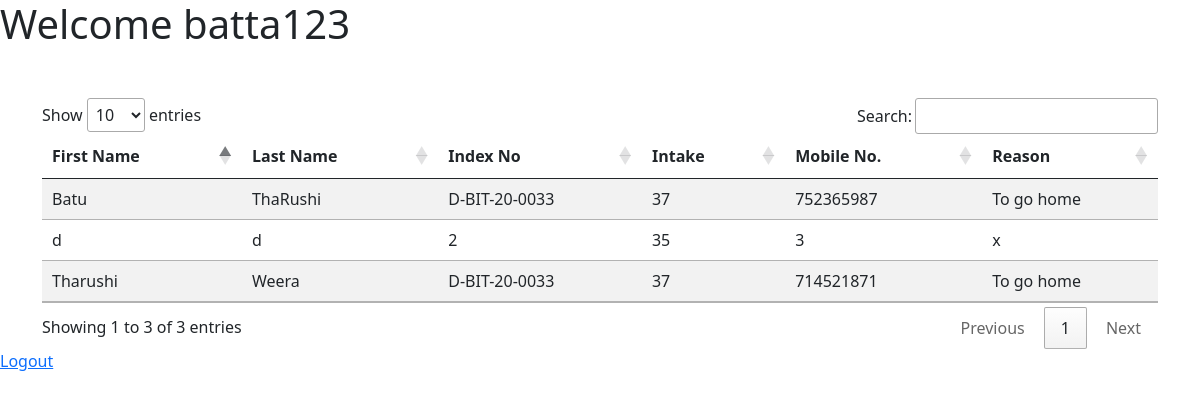
The page /welcome.php (signed in) on the database its author committed.
### tables this page shows
CREATE TABLE `leavedetails` (
  `id` int(11) NOT NULL,
  `fname` varchar(30) NOT NULL,
  `lname` varchar(30) NOT NULL,
  `indexNo` varchar(30) NOT NULL,
  `intake` int(3) NOT NULL,
  `mobileNo` int(14) NOT NULL,
  `reason` longtext NOT NULL,
  `file` varchar(100) NOT NULL
);

### welcome.php (the view, shortened to what this page needs)
<?php
$con=mysqli_connect('localhost','root','','mydb');
$res=mysqli_query($con,"select * from leavedetails");
?>
<!DOCTYPE html>
<html lang="en">
<head>
    <link href="https://cdn.jsdelivr.net/npm/bootstrap@5.1.0/dist/css/bootstrap.min.css" rel="stylesheet">
    <link href="//cdn.datatables.net/1.10.25/css/jquery.dataTables.min.css" rel="stylesheet">
</head>
<body>
    <?php echo "<h1>Welcome " . $_SESSION['username'] . "</h1>"; ?>
    <div class="container" style="margin-top:50px;">
        <table class="table table-striped">
            <thead>
                <tr>
                    <th>First Name</th>
                    <th>Last Name</th>
                    <th>Index No</th>
                    <th>Intake</th>
                    <th>Mobile No.</th>
                    <th>Reason</th>
                </tr>
            </thead>
            <tbody>
                <?php while($row=mysqli_fetch_assoc($res)){?>
                <tr>
                    <td><?php echo $row['fname']?></td>
                    <td><?php echo $row['lname']?></td>
                    <td><?php echo $row['indexNo']?></td>
                    <td><?php echo $row['intake']?></td>
                    <td><?php echo $row['mobileNo']?></td>
                    <td><?php echo $row['reason']?></td>
                </tr>
                <?php } ?>
        </table>
    </div>
    <a href="logout.php">Logout</a>
</body>
</html>

### rows shown on the page
leavedetails: fname "Tharushi", lname "Weera", indexNo "D-BIT-20-0033", intake "37", mobileNo "714521871", reason "To go home"
leavedetails: fname "Batu", lname "ThaRushi", indexNo "D-BIT-20-0033", intake "37", mobileNo "752365987", reason "To go home"
leavedetails: fname "d", lname "d", indexNo "2", intake "35", mobileNo "3", reason "x"
